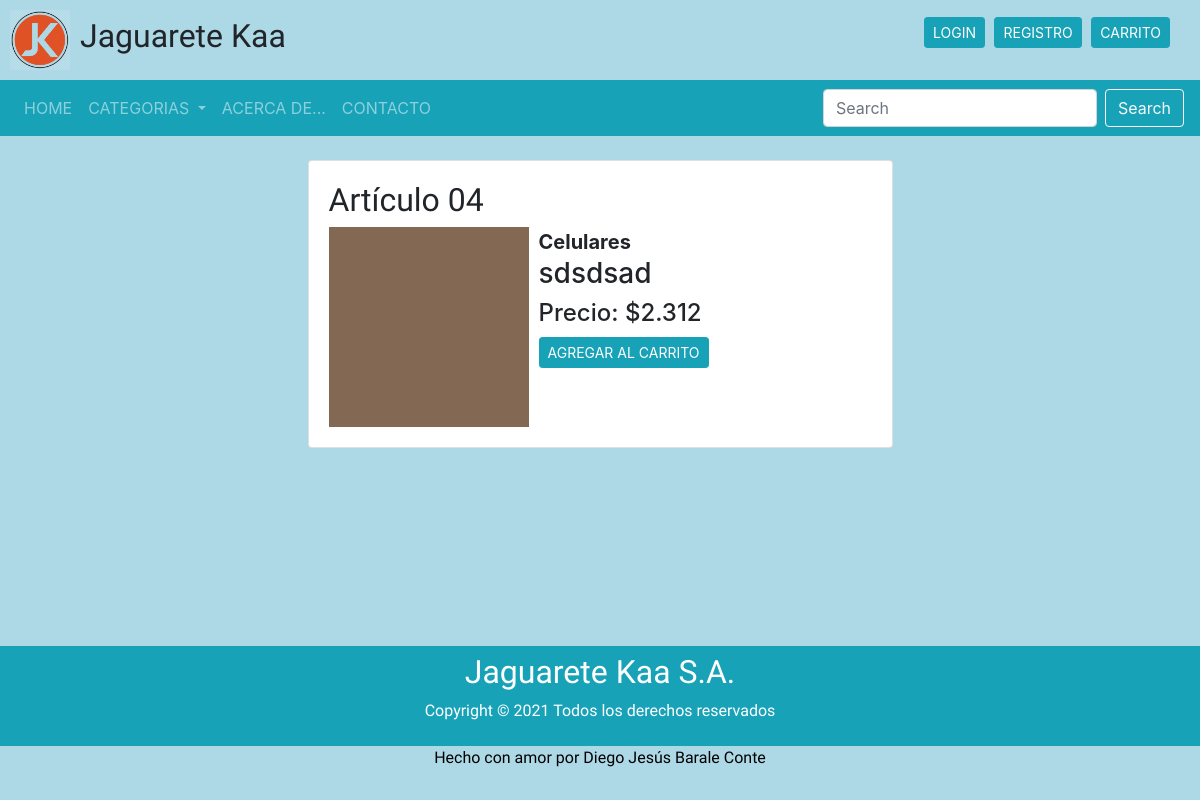
The page /visualizar/21/ on the database as committed earlier.
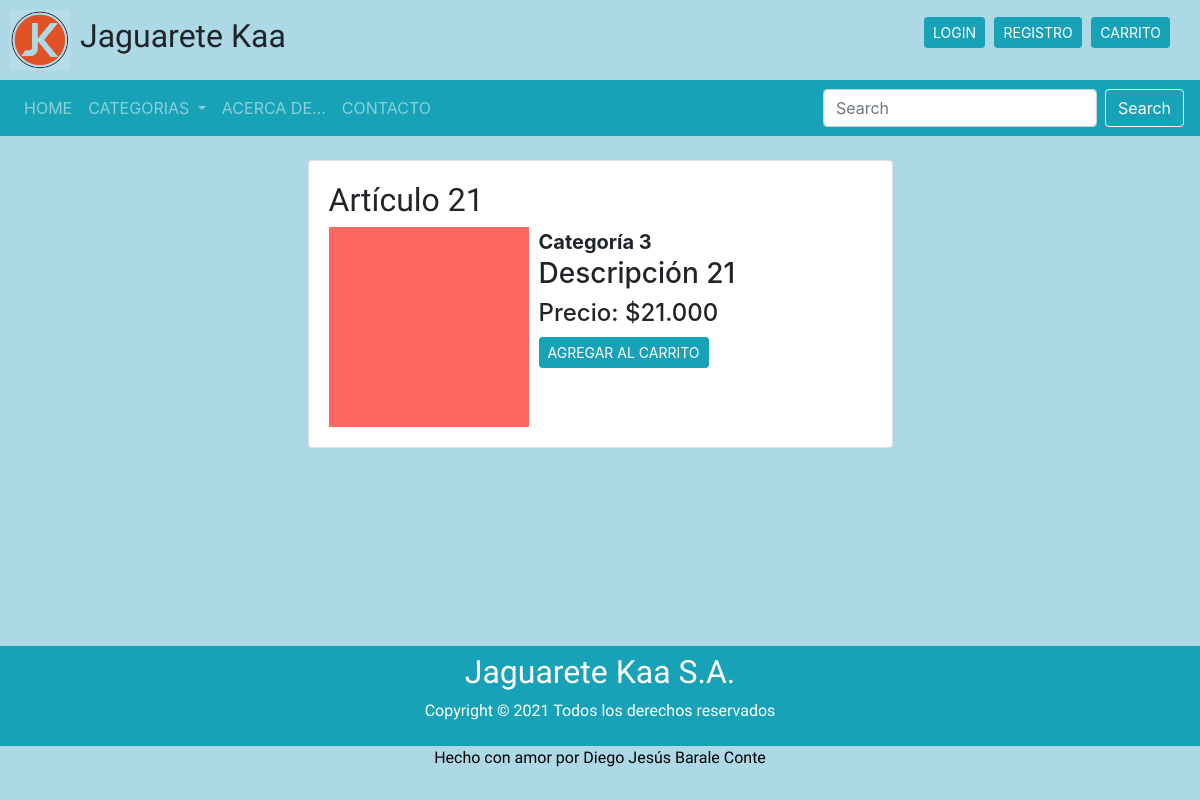
The same page on the database as committed later.
### APP_PRODUCTOS/models.py (models this page shows, shortened)
class Producto(models.Model):
    titulo = models.CharField(max_length=100)
    imagen = models.ImageField(upload_to="productos", null="True")
    descripcion = models.TextField()
    precio = models.IntegerField()
    categoria = models.ForeignKey(Categoria, on_delete=models.PROTECT)
    subtotal = models.IntegerField(default=0)

class Categoria(models.Model):
    descripcion = models.CharField(max_length=50)
    def __str__(self):
        return self.descripcion

### APP_PRODUCTOS/views.py (the view)
# urls.py: path('visualizar/<id>/', views.visualizar, name='visualizar'),
def visualizar(request, id):
    producto = Producto.objects.all().filter(id=id)
    data = {
            'producto': producto
            }
    return render(request, 'visualizar.html', data)

### APP_CARRITO/context_processor.py (called while the page is built)
def importe_total_carrito(request):
    total = 0
    if 'carrito' in request.session:
        for key, value in request.session["carrito"].items():
            total = total + (int(value["subtotal"]))
    return { "importe_total_carrito":total }

### APP_PRODUCTOS/templates/visualizar.html (shortened to what this page needs)
{% extends 'layout.html' %}
{% block cuerpo %}
{% load humanize %}
<br>
<div class="row">
	<div class="col-12 col-md-6	offset-md-3">
		<div class="card">
			<div class="card-body">
				{% for p in producto %}
				<h2>{{ p.titulo }}</h2>
				<div class="d-flex flex-column flex-lg-row detalle">
					<div>
						<img src="{{ p.imagen.url }}" alt="{{ p.titulo}}" style="height:200px; width:200px; margin-right:10px;">
					</div>
						<div >
							{{ p.categoria }}
							<h3>{{ p.descripcion }}</h3>
							<div>
								<h4>Precio: ${{ p.precio | intcomma }}</h4>
								{% if perms.APP_PRODUCTOS.change_producto %}
								{% else %}
								<a href="{% url 'agregar_producto' p.id %}" class="btn btn-info btn-sm">AGREGAR AL  CARRITO</a>
								{% endif %}
							</div>
						</div>
				</div>
				{% endfor %}
			</div>
		</div>
	</div>
</div>
<br>
{% endblock %}

### templates/layout.html (shortened to what this page needs)
<!DOCTYPE html>
<html lang="es">
	<head>
		<link rel="stylesheet" href="https://cdn.jsdelivr.net/npm/bootstrap@4.6.0/dist/css/bootstrap.min.css">
		{% load static %}
		<link rel="stylesheet" href="{% static 'css/estilos.css'%}">
	</head>
	<body>
		<header>
			<div class="contenedor-logo">
				<a href="{% url 'principal' %}">
					<img src="{% static 'img/logo.png' %}" alt="Logo" class="logo">
				</a>
				<h2 id="titulo">Jaguarete Kaa</h2>
			</div>
			<div class="botones-login">
				<nav>
					<ul>
						{% if user.is_authenticated %}
						<li>@{{ user.username }}</li>
						<li><a href="{% url 'logout'%}?next={{request.path}}" class="btn btn-info btn-sm">DESCONECTAR</a></li>
						{% else %}
						<li><a href="{% url 'login'%}?next={{request.path}}" class="btn btn-info btn-sm">LOGIN</a></li>
						<li><a href="{% url 'registro' %}" class="btn btn-info btn-sm">REGISTRO</a></li>
						{% endif %}
						{% if perms.APP_PRODUCTOS.change_producto %}
						{% else %}
						<li><a href="{% url 'carrito' %}" class="btn btn-info btn-sm">CARRITO</a></li>
						{% endif %}
					</ul>
				</nav>
			</div>
		</header>
		<div id="menu">
			<nav class="navbar navbar-expand-lg navbar-dark bg-info">
				<div class="collapse navbar-collapse" id="navbarSupportedContent">
					<ul class="navbar-nav mr-auto">
						<li class="nav-item {% if request.path == '/' %}active{% endif %}">
							<a class="nav-link" href="{% url 'principal' %}">HOME</a>
						</li>
						<li class="nav-item dropdown">
							<a class="nav-link dropdown-toggle" href="#" id="navbarDropdown" role="button" data-toggle="dropdown" aria-haspopup="true" aria-expanded="false">
								CATEGORIAS
							</a>
						</li>
						<li class="nav-item {% if request.path == '/acerca/' %}active{% endif %}">
							<a class="nav-link" href="{% url 'acerca_de' %}">ACERCA DE...</a>
						</li>
						<li class="nav-item">
							<a class="nav-link" href="mailto:jaguarete@gmail.com">CONTACTO</a>
						</li>
					</ul>
					<form method="GET" action="{% url 'buscar' %}" class="form-inline my-2 my-lg-0">
						<input class="form-control mr-sm-2" type="search" placeholder="Search" aria-label="Search" name="buscar">
						<button class="btn btn-outline-light my-2 my-sm-0" type="submit">Search</button>
					</form>
				</div>
			</nav>
		</div>
		<div id="contenido">
			{% block cuerpo %} {% endblock %}
		</div>
		<footer>
			<div class="empresa">
				<h2>Jaguarete Kaa S.A.</h2>
				<p>Copyright © 2021 Todos los derechos reservados</p>
			</div>
			<div class="autor">
				<p>Hecho con amor por Diego Jesús Barale Conte</p>
			</div>
		</footer>
	</body>
</html>

### APP_PRINCIPAL/static/css/estilos.css (style rules this page uses)
* { margin: 0; padding: 0; }
h2 { font-family: 'Akaya Kanadaka', cursive; }
#titulo { font-family: 'Rock Salt', cursive; }
.detalle { font-size: 1.25rem; font-weight: bold; }
p { font-family: 'Merienda', cursive; }
body { background-color: lightblue; background-image: url("https://encrypted-tbn0.gstatic.com/images?q=tbn:ANd9GcSINSPx7xQ7vlQMbqUIRL9phcjY9re3D-oV2A&usqp=CAU"); background-repeat: no-repeat; background-size: cover; }
header { width: 100%; height: auto; background-color: lightblue; display: flex; }
header > div { width: 50%; }
.logo { width: 60px; margin: 10px; }
.contenedor-logo { display: flex; align-items: center; }
nav { height: 100%; display: flex; justify-content: flex-end; align-items: center; }
nav > ul { margin-right: 30px }
nav > ul > li { display: inline; margin-left: 5px; }
#contenido { min-height: calc(100vh - 290px); }
footer { height: 150px; color: white; background-color: lightblue; }
footer > .empresa { width: 100%; height: 100px; background-color: #17a2b8; display: flex; flex-direction: column; justify-content: center; align-items: center; }
footer > .autor { color: black; text-align: center; }

Rows that differ between the two databases and show on the page:
changed Producto: titulo "Artículo 04" → "Artículo 21"; imagen: a different picture; categoria "Celulares" → "Categoría 3"; descripcion "sdsdsad" → "Descripción 21"; precio "2.312" → "21.000"
